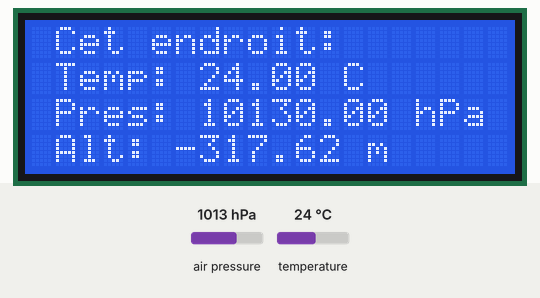
This sketch was run on a simulated Arduino Uno, built with avr-gcc and run on an emulated ATmega328P. Shown: 20×4 character LCD. The test bench sets the inputs (shaded band); at power-on: air pressure 1013 hPa, temperature 24 °C. What the sketch prints to the serial monitor is not drawn.

Above: at 1.2 s.
1.3 s: air pressure set to 952 hPa
At 3.8 s:
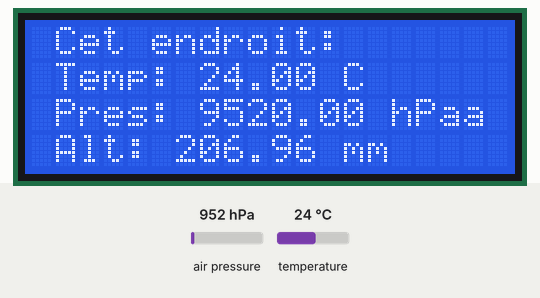
5.0 s: air pressure set to 975 hPa
At 7.6 s:
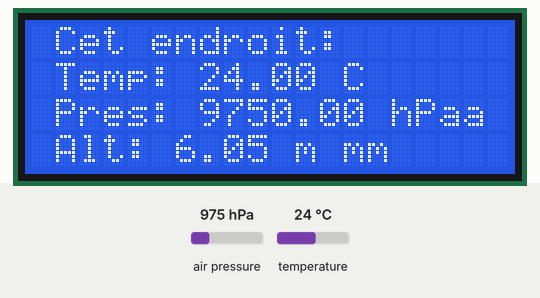
8.3 s: temperature set to 12 °C
At 10.9 s:
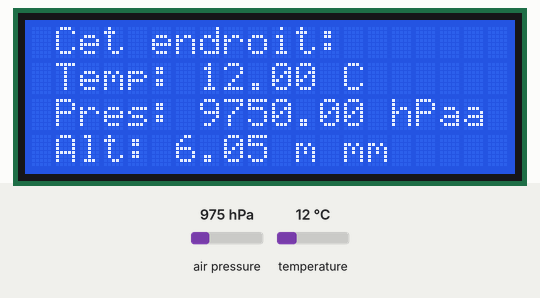
11.7 s: temperature set to 19 °C
Timing chart, 0 to 14.7 s (numbered marks = the images above; inputs shaded):
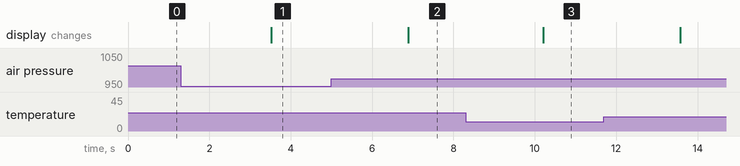

The sketch:

BMP280_LCD20x4.ino
```cpp
#include <Adafruit_BMP280.h>
#include <Wire.h>
#include <LiquidCrystal_I2C.h>

#define BMP280_I2C_ADDRESS 0x77

Adafruit_BMP280 bmp; // I2C Interface

LiquidCrystal_I2C lcd(0x27,20,4);

void setup() {
  Serial.begin(9600);
  Serial.println("BMP280 and LCD Test");
  Serial.println("with Arduino UNO R3 by Glanz and Freya");
  lcd.init();
  lcd.clear();
  lcd.backlight();
  if (!bmp.begin(BMP280_I2C_ADDRESS)) {
    Serial.println(F("Could not find a valid BMP280 sensor, check wiring!"));
    while (1);
  }

  /* Default settings from datasheet. */
  bmp.setSampling(Adafruit_BMP280::MODE_NORMAL,     /* Operating Mode. */
                  Adafruit_BMP280::SAMPLING_X2,     /* Temp. oversampling */
                  Adafruit_BMP280::SAMPLING_X16,    /* Pressure oversampling */
                  Adafruit_BMP280::FILTER_X16,      /* Filtering. */
                  Adafruit_BMP280::STANDBY_MS_500); /* Standby time. */
}

void loop() {
    lcd.setCursor(1,0);
    lcd.print("Cet endroit:");
    lcd.setCursor(1,1);
    lcd.print("Temp: ");
    lcd.print(bmp.readTemperature());lcd.print(" C");

    lcd.setCursor(1,2);
    lcd.print("Pres: ");
    lcd.print(bmp.readPressure()/10);lcd.print(" hPa");

    lcd.setCursor(1,3);
    lcd.print("Alt: ");
    lcd.print(bmp.readAltitude(975.7));lcd.print(" m");

    Serial.print(F("Temperature = "));
    Serial.print(bmp.readTemperature());
    Serial.println(" °C");

    Serial.print(F("Pressure = "));
    Serial.print(bmp.readPressure()/100); //displaying the Pressure in hPa, you can change the unit
    Serial.println(" hPa");

    Serial.print(F("Approx altitude = "));
    Serial.print(bmp.readAltitude(975.7)); //The "975.7" is the pressure(hPa) at sea level in day in your region
    Serial.println(" m");                    //If you don't know it, modify it until you get your current altitude

    Serial.println();
    delay(3300);
}
```

Measured:
- after the input at 1.3 s, the display: changes after 2.2 s (image 1)
- after the input at 5.0 s, the display: changes after 1.9 s (image 2)
- after the input at 8.3 s, the display: changes after 1.9 s (image 3)
